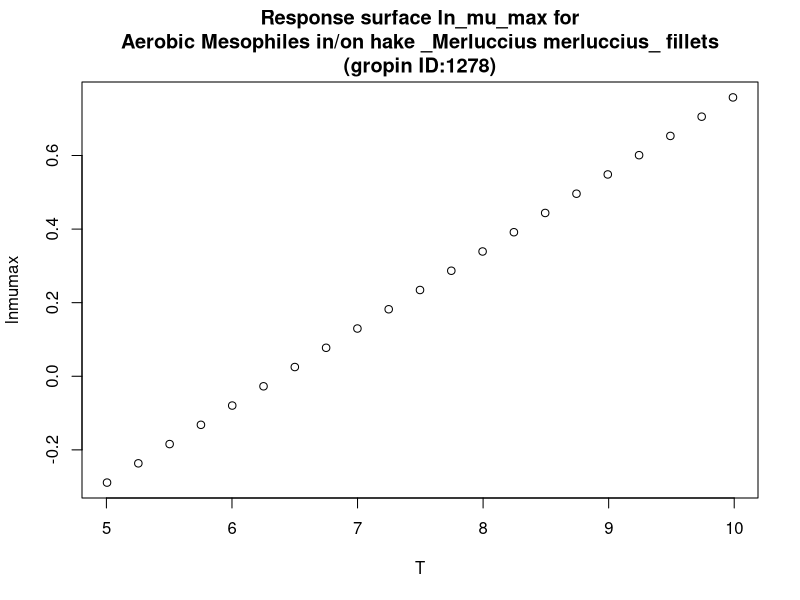

Write the R code that produced this figure.
#############################
# start of Parameter script
#############################
T <- seq(5.005,9.99000999000999,length.out=21)
#############################
# end of Parameter script
#############################
############################# 
# start of Model script Gropin ID 1278 
#############################
 
# constant coefficients for this model
 
variables <- data.frame(T)
argumentsPar <- unique.data.frame(expand.grid(variables))
 
# heart of the model
response_surface <- function(T) {
   mumax <-0.210*T-1.34

	return(mumax=mumax)
} 

# output parameters
responseSurface <- cbind(argumentsPar,response_surface(argumentsPar['T']))
colnames(responseSurface) <- c(colnames(argumentsPar),'lnmumax')
#############################
# End of Model script
#############################
############################# 
# start of Visualisation script Gropin ID 1278 
#############################
titleText <-'Response surface ln_mu_max for
Aerobic Mesophiles in/on hake _Merluccius merluccius_ fillets
(gropin ID:1278)'
plot(T,responseSurface$'lnmumax',xlab='T',
                          ylab='lnmumax',main=titleText)
#############################
# End of Visualisation script
#############################
